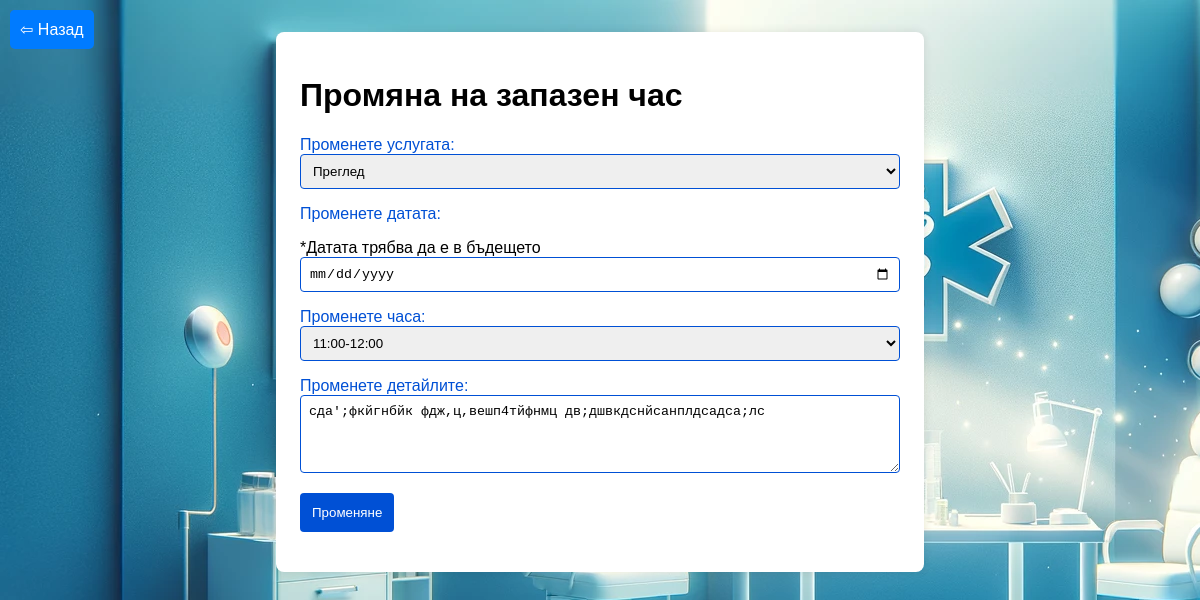
/edit_appointment/8/, run on an earlier commit of the app's database.
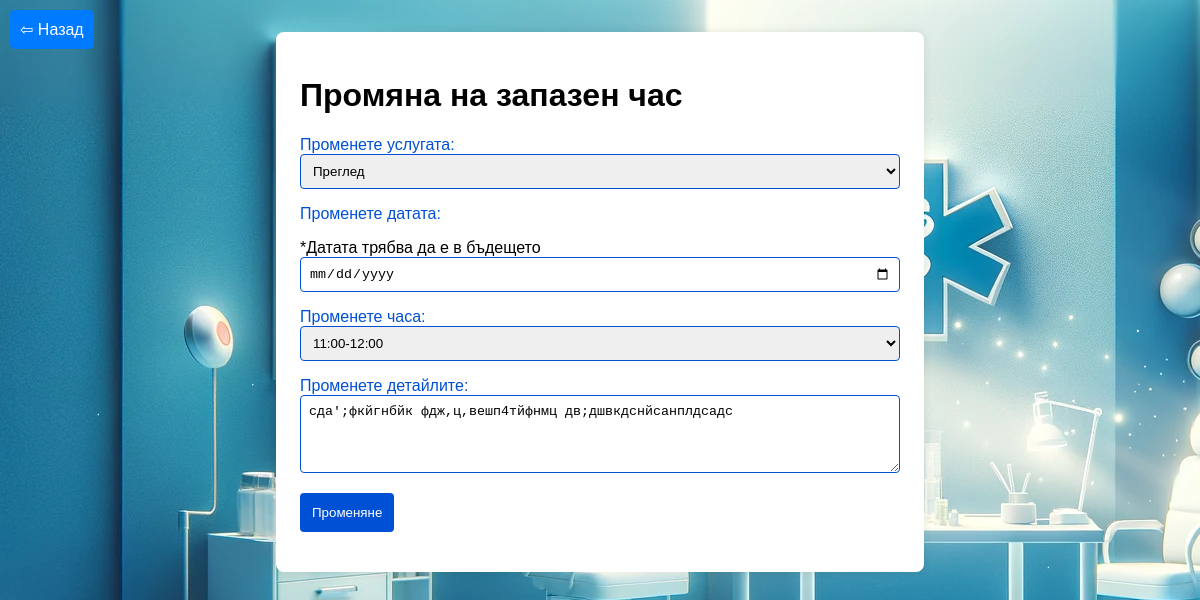
And on a later commit of the database.
### projectapp/models.py (models this page shows)
class Appointment(models.Model):
    patient = models.ForeignKey(CustomUser, on_delete=models.CASCADE, related_name='patient_appointments', blank=True, null=True)
    doctor = models.ForeignKey(CustomUser, on_delete=models.CASCADE, related_name='doctor_appointments', blank=True, null=True)
    service = models.CharField(max_length=255, blank=True, null=True)
    details = models.CharField(max_length=255, blank=True, null=True)
    appointment_date = models.DateField()
    appointment_time = models.CharField(max_length=12)
    STATUS_CHOICES = [
        ('Одобрен' , 'Одобрен'),
        ('Преглежда се', 'Преглежда се'),
        ('Отказан', 'Отказан'),
        ('Пропуснат', 'Пропуснат'),
        ('Изпълнен', 'Изпълнен')
    ]
    status = models.CharField(max_length=20, choices=STATUS_CHOICES, null=True, blank=True, default='Преглежда се')

### projectapp/views.py (the view, shortened to what this page needs)
# urls.py: path('edit_appointment/<int:appointment_id>/', views.edit_appointment, name='edit_appointment'),
def edit_appointment(request, appointment_id):
    appointment = get_object_or_404(Appointment, id=appointment_id)
    return render(request, 'edit_appointment.html', {'appointment': appointment})

### projectapp/context_processors.py (called while the page is built, shortened)
def custom_user_details(request):
    if request.user.is_authenticated:
        user_profile = CustomUser.objects.get(user=request.user)
        return {'user_profile': user_profile}
    return {}

def add_popup(request):
    doctors = CustomUser.objects.filter(role='doctor')
    doctor_info = [{'first_name': profile.user.first_name ,'last_name' : profile.user.last_name, 'specialty': profile.specialty, 'profile_image': profile.profile_image} for profile in doctors]
    return {'doctor_info' : doctor_info}

### template/edit_appointment.html (shortened to what this page needs)
{% load static %}
<!DOCTYPE html>
<html lang="bg">
<head>
</head>
<body style="background-image: url( {% static  'images/login_background.webp' %});">
  <button class="back-button" ><a href="{% url 'appointments' %}" class="back-button">&#8678; Назад</a></button>
    <div class="form-container" >
        <form class="form" method="post" action="{% url 'edit_appointment' appointment.id %}">
          <h1>Промяна на запазен час</h1>
            <label for="service">Променете услугата:</label>
            <select id="service" name="changed_service">
                <option value="None" disabled selected> {{ appointment.service }}</option>
            </select>
            <label for="appointment_date">Променете датата:</label>
            <p>*Датата трябва да е в бъдещето</с>
            <input type="date" id="appointment_date" name="changed_appointment_date" >
            <label for="appointment_time">Променете часа:</label>
            <select id="appointment_time" name="changed_appointment_time">
            <option value="None" disabled selected> {{ appointment.appointment_time }}</option>
        </select>
            <label for="textarea">Променете детайлите:</label>
            <textarea id="details" name="changed_details" rows="4" required>{{ appointment.details }}</textarea>
          <button type="submit">Променяне</button>
        </form>
      </div>
</body>
</html>

What changed in the data, as far as the page shows it:
changed Appointment "Преглед": changed_details "сда';фкйгнбйк фдж,ц,вешп4тйфнмц дв;дшвкдснйсанплдсадса;лс" → "сда';фкйгнбйк фдж,ц,вешп4тйфнмц дв;дшвкдснйсанплдсадс"
